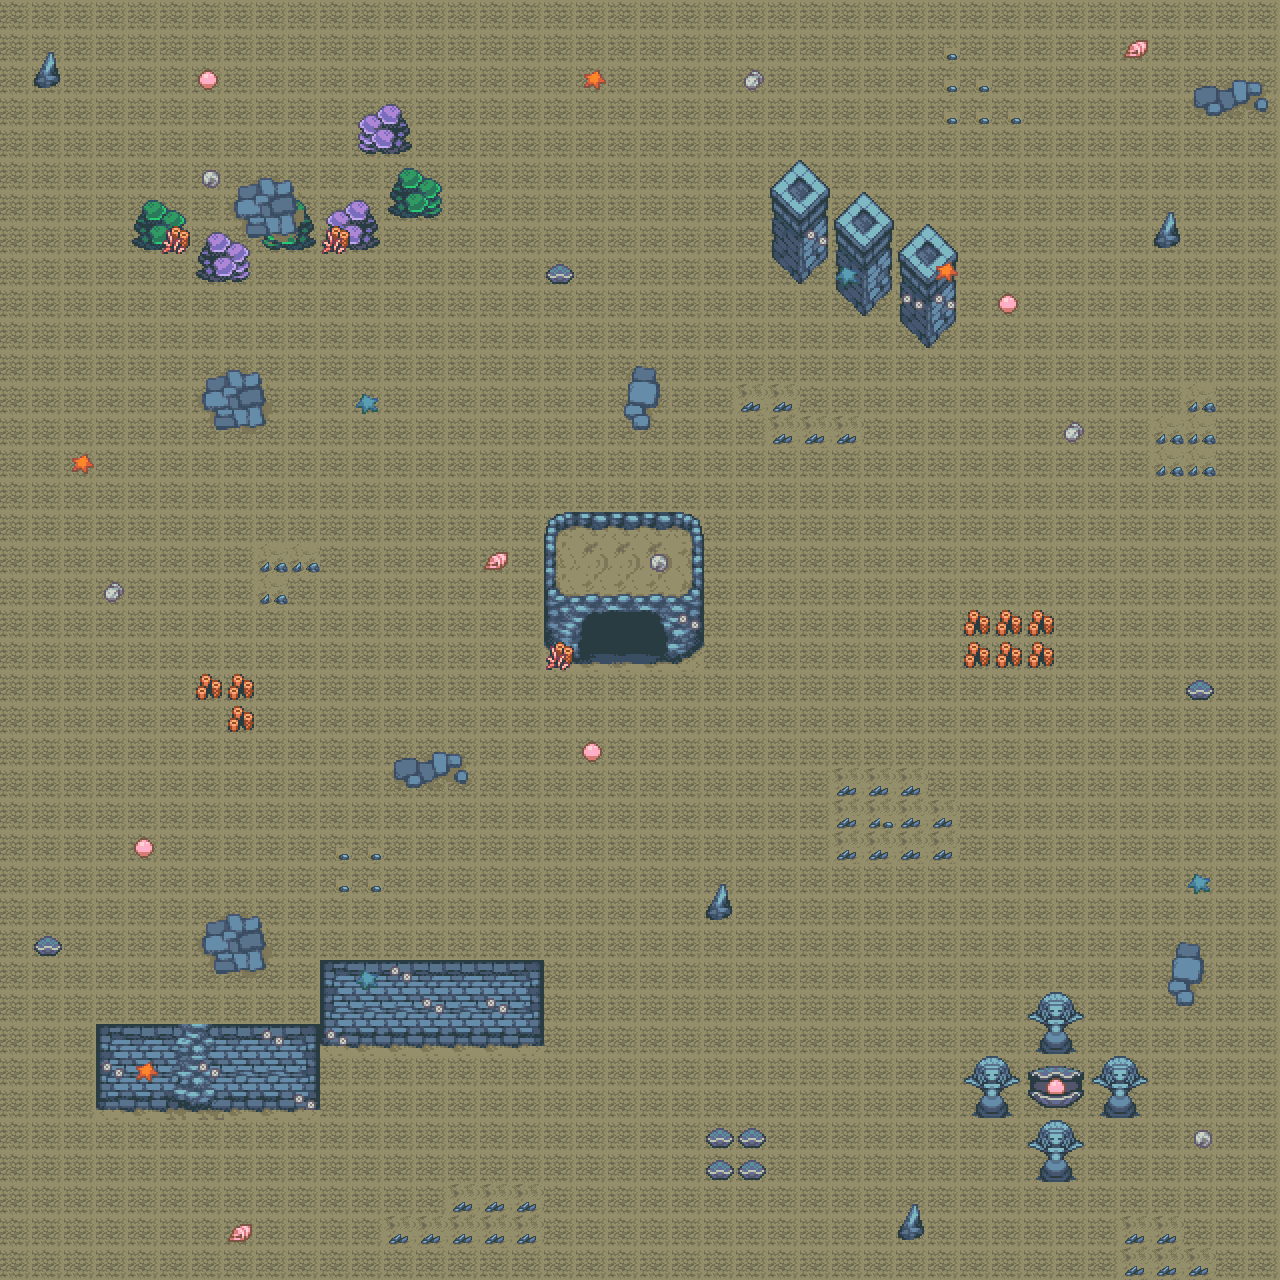

A 2D game scene composited from a Tiled map and its tileset images. What follows is a short description and the map's XML, with each tile layer's data collapsed to a summary:
An orthogonal 40x40 tile map with 32x32 px tiles, 3 tile layers (sand, colidables, no_colidables), 6 tilesets and 5 objects.

<map version="1.10" tiledversion="1.11.2" orientation="orthogonal" renderorder="right-down" width="40" height="40" tilewidth="32" tileheight="32" infinite="0" nextlayerid="6" nextobjectid="9">
 <properties>
  <property name="xSpawnPoint" type="int" value="470" />
  <property name="ySpawnPoint" type="int" value="207" />
 </properties>
 <tileset firstgid="1" source="../TSXS/tf_atlantis_tiles.tsx" />
 <tileset firstgid="290" source="../TSXS/tf_A5_atlantisA.tsx" />
 <tileset firstgid="578" source="../TSXS/tf_A5_atlantisB.tsx" />
 <tileset firstgid="706" source="../TSXS/tf_B_atlantisB.tsx" />
 <tileset firstgid="962" source="../TSXS/tf_B_atlantisA.tsx" />
 <tileset firstgid="1218" source="../TSXS/1_terrain.tsx" />
 <layer id="1" name="sand" width="40" height="40">
  <data>[1600 cells, 1600 non-empty, 4 distinct tile ids]</data>
 </layer>
 <layer id="3" name="colidables" width="40" height="40">
  <data>[1600 cells, 289 non-empty, 67 distinct tile ids]</data>
 </layer>
 <layer id="4" name="no_colidables" width="40" height="40">
  <data>[1600 cells, 122 non-empty, 34 distinct tile ids]</data>
 </layer>
 <objectgroup id="5" name="spawneable">
  <properties>
   <property name="xSpawnPoint" type="int" value="470" />
   <property name="ySpawnPoint" type="int" value="207" />
  </properties>
  <object id="1" x="756" y="393" width="236" height="89" />
  <object id="3" x="356" y="282" width="325" height="164" />
  <object id="4" x="364" y="524" width="131" height="129" />
  <object id="5" x="792" y="563" width="212" height="197" />
  <object id="6" x="374" y="728" width="318" height="44" />
 </objectgroup>
</map>
